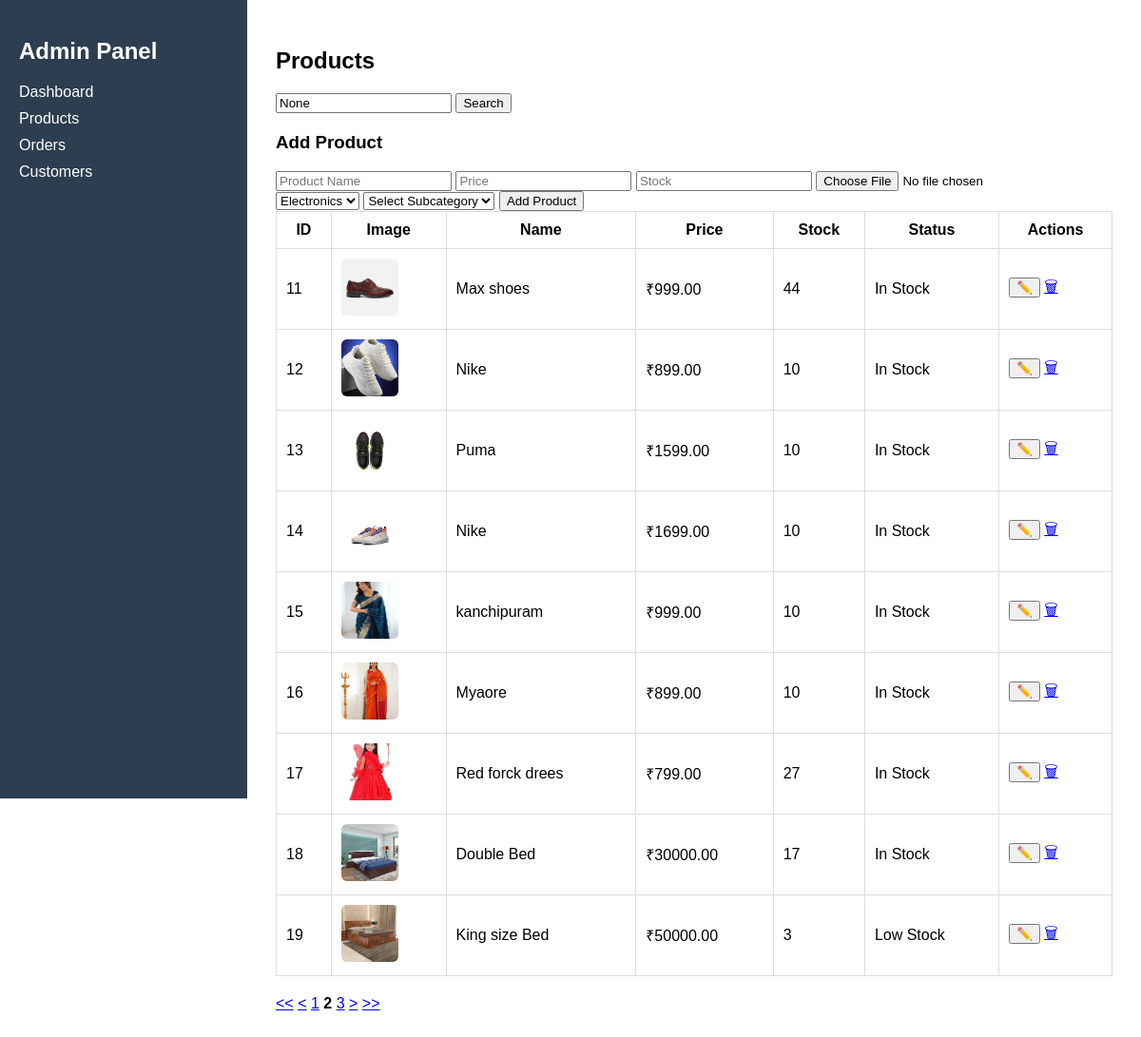
Screenshot of /admin-products/?page=2 with the database file from the repository.
### category/models.py (models this page shows, shortened)
class Product(models.Model):
    category = models.ForeignKey(Category, on_delete=models.CASCADE)
    subcategory = models.ForeignKey(SubCategory, on_delete=models.CASCADE)
    name = models.CharField(max_length=200)
    description = models.TextField()
    price = models.DecimalField(max_digits=10, decimal_places=2)
    image = models.ImageField(upload_to='products/')
    stock=models.IntegerField(default=0)
    low_stock_threshold = models.IntegerField(default=0)
    coins = models.IntegerField(default=0)

### category/views.py (the view, shortened to what this page needs)
# urls.py: path("admin-products/", views.admin_products, name="admin_products"),
def admin_products(request):
    query = request.GET.get("q")
    products = Product.objects.all()
    categories = Category.objects.all()
    subcategories = SubCategory.objects.all()
    if query:
        products = products.filter(name__icontains=query)
    paginator = Paginator(products,9)
    page_number = request.GET.get("page")
    products = paginator.get_page(page_number)
    return render(request, "admindashboard/products.html", {
        "products": products,
        "query": query,
        "categories":categories,
        "subcategories":subcategories
    })

### category/templates/admindashboard/products.html (shortened to what this page needs)
{% extends "admindashboard/base.html" %}
{% block content %}
<h2>Products</h2>
<form method="GET" style="margin-bottom:20px;">
<input type="text" name="q" placeholder="Search product..." value="{{ query }}">
<button type="submit">Search</button>
</form>
<h3>Add Product</h3>
<form method="POST" enctype="multipart/form-data">
<input type="text" name="name" placeholder="Product Name">
<input type="number" step="0.01" name="price" placeholder="Price">
<input type="number" name="stock" placeholder="Stock">
<input type="file" name="image">
<select name="category">
{% for c in categories %}
<option value="{{ c.id }}">{{ c.name }}</option>
{% endfor %}
</select>
<select name="subcategory" required>
<option value="">Select Subcategory</option>
</select>
<button type="submit">Add Product</button>
</form>
<table border="1" cellpadding="10" cellspacing="0" width="100%">
<thead>
<tr>
<th>ID</th>
<th>Image</th>
<th>Name</th>
<th>Price</th>
<th>Stock</th>
<th>Status</th>
<th>Actions</th>
</tr>
</thead>
<tbody>
{% for product in products %}
<tr>
<td>{{ product.id }}</td>
<td>
{% if product.image %}
<img src="{{ product.image.url }}" class="product-thumb">
{% else %}
No Image
{% endif %}
</td>
<td>{{ product.name }}</td>
<td>
<span id="price-text-{{product.id}}">
₹{{ product.price }}
</span>
</td>
<td>
<span id="stock-text-{{product.id}}">
{{ product.stock }}
</span>
</td>
<td>
{% if product.stock == 0 %}
<span class="stock-out">Out of Stock</span>
{% elif product.stock < 5 %}
<span class="stock-low">Low Stock</span>
{% else %}
<span class="stock-ok">In Stock</span>
{% endif %}
</td>
<td>
<button type="button" onclick="editRow({{product.id}})">✏️</button>
<a href="{% url 'delete_product' product.id %}"
onclick="return confirm('Delete this product?')">🗑</a>
</td>
</tr>
{% endfor %}
</tbody>
</table>
<div style="margin-top:20px;">
{% if products.has_previous %} <a href="?page=1"><<</a> <a href="?page={{ products.previous_page_number }}"><</a>
{% endif %}
{% for i in products.paginator.page_range %}
{% if products.number == i %} <strong>{{ i }}</strong>
{% else %} <a href="?page={{ i }}">{{ i }}</a>
{% endif %}
{% endfor %}
{% if products.has_next %} <a href="?page={{ products.next_page_number }}">></a> <a href="?page={{ products.paginator.num_pages }}">>></a>
{% endif %}
</div>
{% endblock %}

### category/templates/admindashboard/base.html (style rules this page uses)
body { margin:0; font-family:Arial; display:flex; }
table { width:100%; border-collapse:collapse; }
th,td { border:1px solid #ddd; padding:10px; }

### category/templates/admindashboard/products.html (style rules this page uses)
.product-thumb { width:60px; height:60px; object-fit:cover; border-radius:6px; }

### rows the page displays
Product: id "11", image (picture), name "Max shoes", price "999.00", stock "44", shows "In Stock"
Product: id "12", image (picture), name "Nike", price "899.00", stock "10", shows "In Stock"
Product: id "13", image (picture), name "Puma", price "1599.00", stock "10", shows "In Stock"
Product: id "14", image (picture), name "Nike", price "1699.00", stock "10", shows "In Stock"
Product: id "15", image (picture), name "kanchipuram", price "999.00", stock "10", shows "In Stock"
Product: id "16", image (picture), name "Myaore", price "899.00", stock "10", shows "In Stock"
Product: id "17", image (picture), name "Red forck drees", price "799.00", stock "27", shows "In Stock"
Product: id "18", image (picture), name "Double Bed", price "30000.00", stock "17", shows "In Stock"
Product: id "19", image (picture), name "King size Bed", price "50000.00", stock "3", shows "Low Stock"

### other values shown
{{ i }} "1" "3"
{{ i }} "2"
form field category "Electronics"
